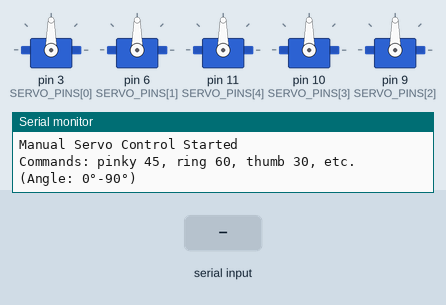
This sketch was run on a simulated Arduino Uno, built with avr-gcc and run on an emulated ATmega328P. On the bench: 5 × servo, the last lines printed to the serial monitor. Inputs (shaded band) come from the test bench.

Above: at 1.2 s.
1.3 s: "pinky 1\n" received over Serial
At 2.5 s:
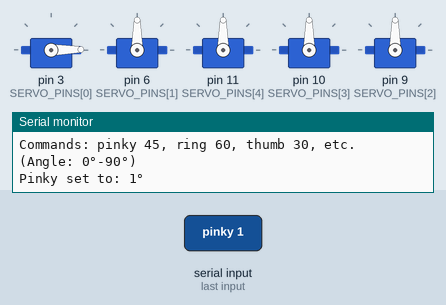
2.8 s: "ring 1\n" received over Serial
At 3.7 s:
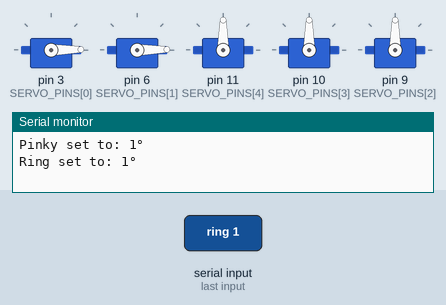
4.3 s: "middle 1\n" received over Serial
At 4.9 s:
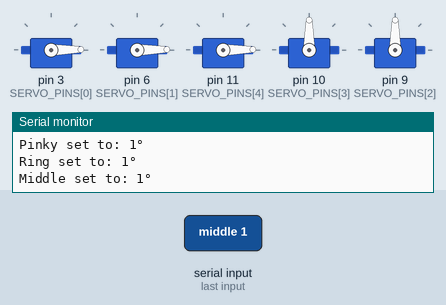
5.8 s: "index 1\n" received over Serial
At 7.0 s:
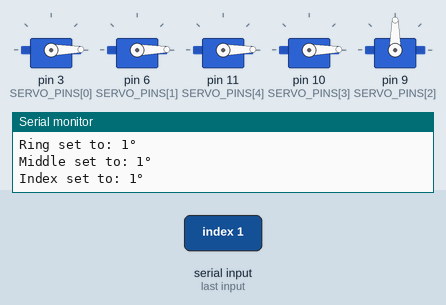
7.3 s: "thumb 1\n" received over Serial
At 8.3 s:
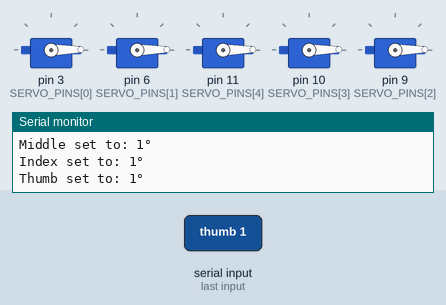
8.8 s: "pinky 150\n" received over Serial
At 9.5 s:
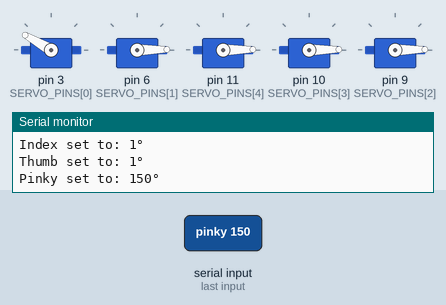
Timing chart, 0 to 11.3 s (numbered marks = the images above; inputs shaded):
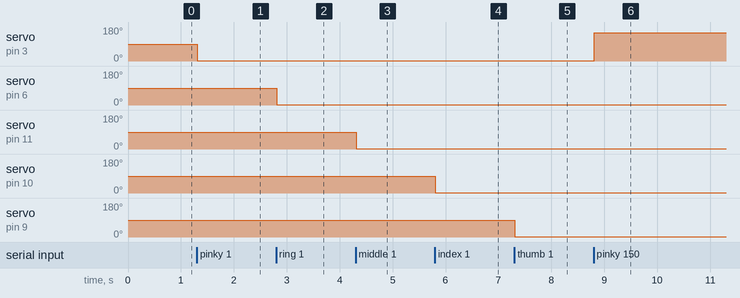

The sketch:

jointangles.ino
```cpp
#include <Servo.h>

// Servo pins
const int SERVO_PINS[] = {3, 6, 9, 10, 11}; // Pinky, Ring, Middle, Index, Thumb
Servo pinkyServo, ringServo, middleServo, indexServo, thumbServo;

void setup() {
  // Attach servos to their respective pins
  pinkyServo.attach(SERVO_PINS[0]);   // Pin 3
  ringServo.attach(SERVO_PINS[1]);    // Pin 5
  middleServo.attach(SERVO_PINS[4]);  // Pin 6
  indexServo.attach(SERVO_PINS[3]);   // Pin 9
  thumbServo.attach(SERVO_PINS[2]);   // Pin 10

  Serial.begin(9600);
  Serial.println("Manual Servo Control Started");
  Serial.println("Commands: pinky 45, ring 60, thumb 30, etc. (Angle: 0°-90°)");
}

void loop() {
  // Check for user input in Serial Monitor
  if (Serial.available() > 0) {
    String input = Serial.readStringUntil('\n'); // Read the input
    input.trim(); // Remove whitespace

    // Parse servo name and angle
    int spaceIndex = input.indexOf(' ');
    String servoName = input.substring(0, spaceIndex);
    int angle = input.substring(spaceIndex + 1).toInt();

    // Constrain angle to range 0-90 to prevent overloading servos
    angle = constrain(angle, 0, 180);

    // Control servos based on user input
    if (servoName == "pinky") {
      pinkyServo.write(angle);
      Serial.print("Pinky set to: "); Serial.print(angle); Serial.println("°");
    } else if (servoName == "ring") {
      ringServo.write(angle);
      Serial.print("Ring set to: "); Serial.print(angle); Serial.println("°");
    } else if (servoName == "middle") {
      middleServo.write(angle);
      Serial.print("Middle set to: "); Serial.print(angle); Serial.println("°");
    } else if (servoName == "index") {
      indexServo.write(angle);
      Serial.print("Index set to: "); Serial.print(angle); Serial.println("°");
    } else if (servoName == "thumb") {
      thumbServo.write(angle);
      Serial.print("Thumb set to: "); Serial.print(angle); Serial.println("°");
    } else {
      Serial.println("Invalid command! Use 'pinky 45', 'ring 60', etc.");
    }
  }
}
```

raw-smoothedemg.ino
```cpp

```

trial.cpp
```cpp
#include <Servo.h>

Servo fingerServos[5]; // Array for finger servos
Servo wristServo; // Servo for wrist

int emgPin = A0; // Analog pin connected to EMG sensor
int threshold = 512; // Threshold value for detecting muscle contraction

void setup() {
  Serial.begin(9600);

  // Attach servos to digital pins
  for (int i = 0; i < 5; i++) {
    fingerServos[i].attach(i + 2); // Pins 2-6 for fingers
  }
  wristServo.attach(7); // Pin 7 for wrist
}

void loop() {
  int emgValue = analogRead(emgPin);

  Serial.println(emgValue); // For debugging

  if (emgValue > threshold) {
    // Move servos based on EMG input
    for (int i = 0; i < 5; i++) {
      fingerServos[i].write(180); // Close fingers
    }
    wristServo.write(90); // Adjust wrist position
  } else {
    for (int i = 0; i < 5; i++) {
      fingerServos[i].write(0); // Open fingers
    }
    wristServo.write(0); // Reset wrist position
  }

  delay(100);
}
```

Measured:
- after the input at 1.3 s, servo on pin 3 (SERVO_PINS[0]): 90° → 1° at once
- after the input at 2.8 s, servo on pin 6 (SERVO_PINS[1]): 90° → 1° at once
- after the input at 4.3 s, servo on pin 11 (SERVO_PINS[4]): 90° → 1° at once
- after the input at 5.8 s, servo on pin 10 (SERVO_PINS[3]): 90° → 1° at once
- after the input at 7.3 s, servo on pin 9 (SERVO_PINS[2]): 90° → 1° at once
- after the input at 8.8 s, servo on pin 3 (SERVO_PINS[0]): 1° → 150° at once
